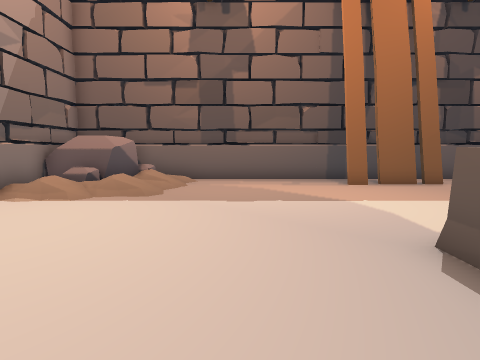
view 1 (above)

23 first-person views from a walk through a 3-D level made in the Unity game engine. The camera is 1.3 m above the floor, tilts 6° down and sees 75° across. The floor is counted in squares, 1 m on a side. Each view is taken from the middle of a square. On the plan, view 1 faces up. The plan holds only what a view shows up to about 14 squares ahead; the rest is blank. The place goes on beyond the plan. The player is left out.

view 2
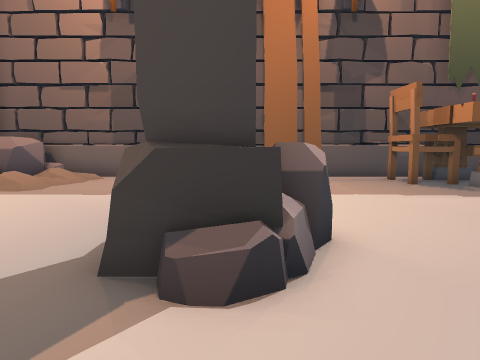

view 3
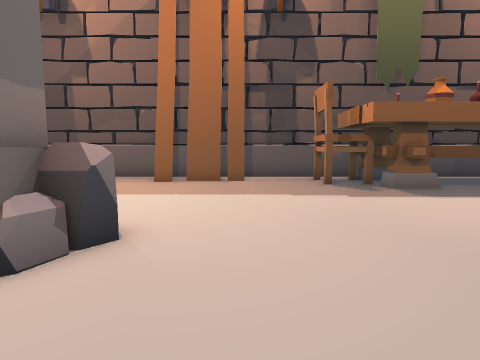

view 4
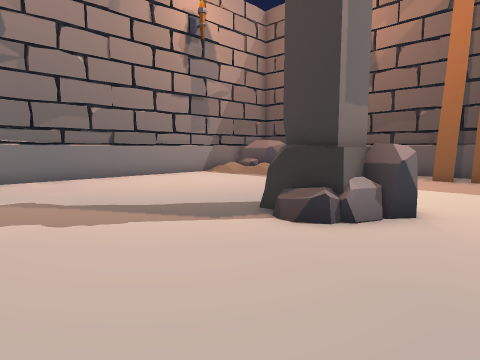

view 5
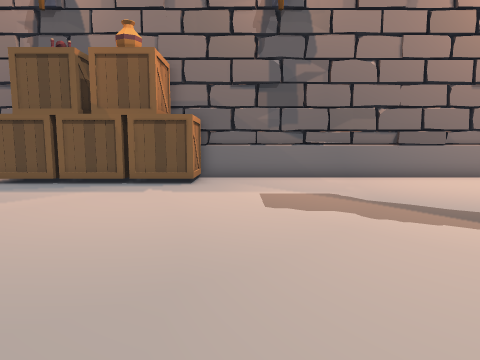

view 6
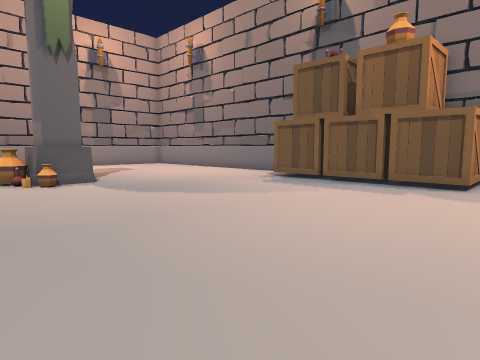

view 7
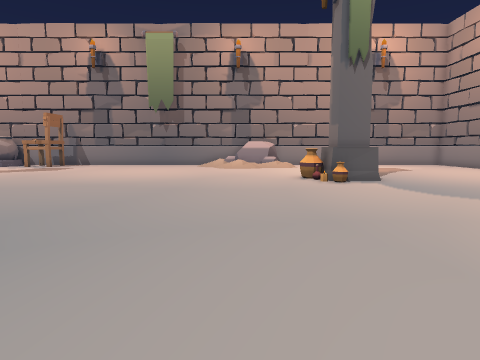

view 8
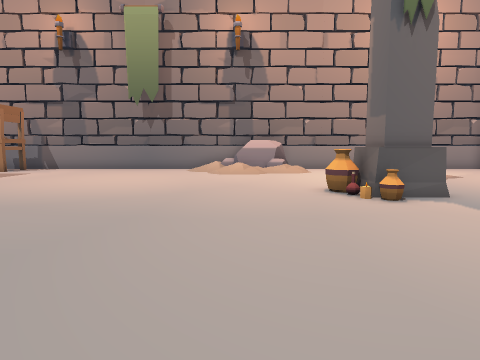

view 9
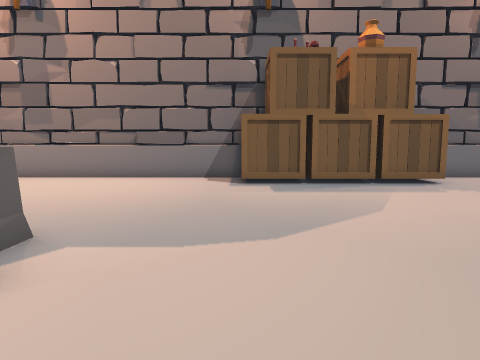

view 10
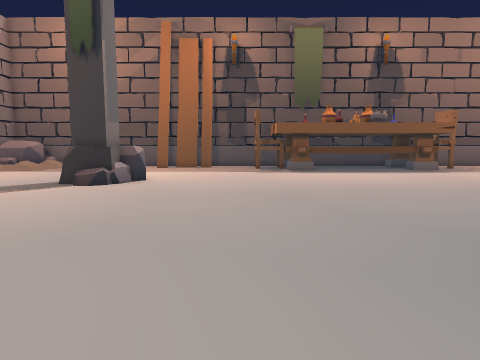

view 11
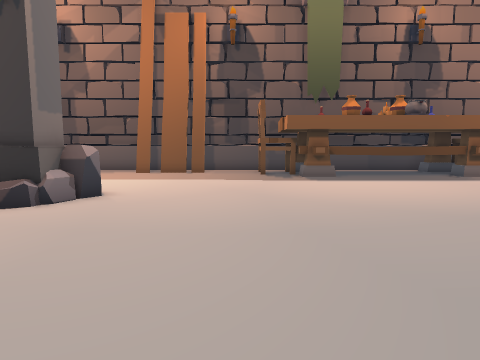

view 12
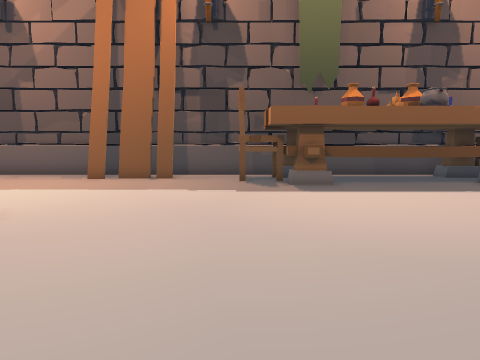

view 13
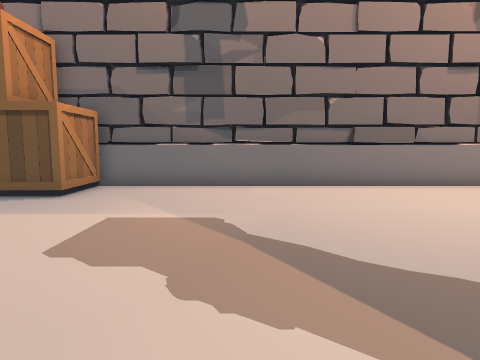

view 14
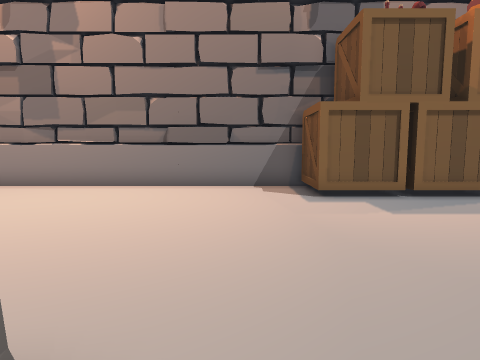

view 15
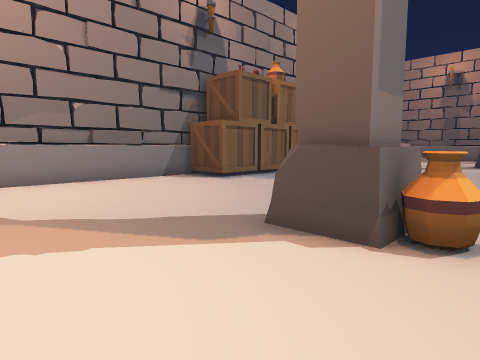

view 16
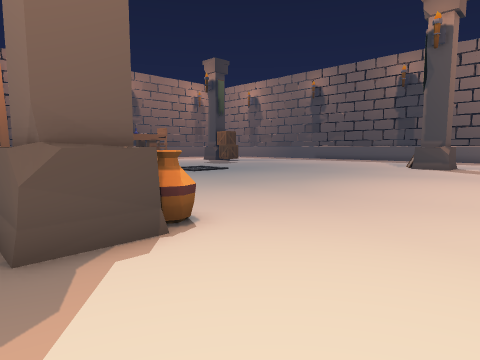

view 17
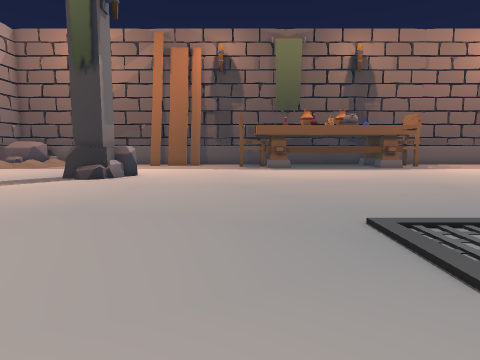

view 18
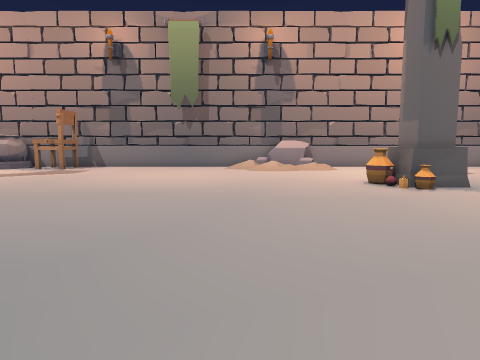

view 19
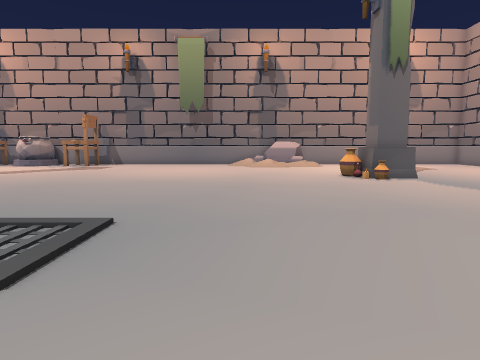

view 20
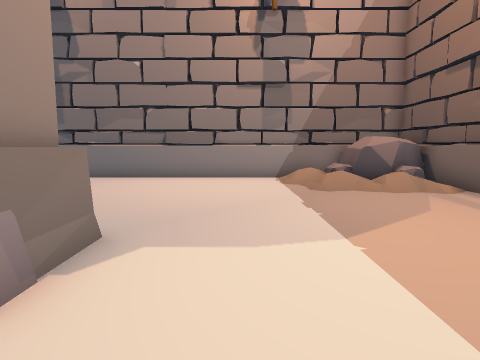

view 21
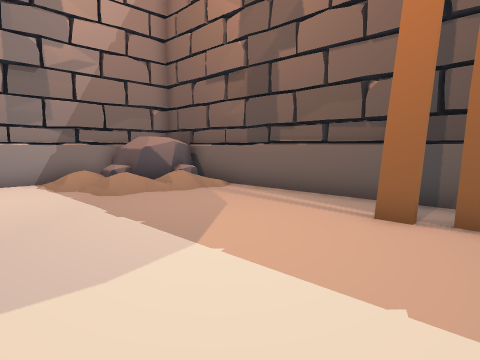

view 22
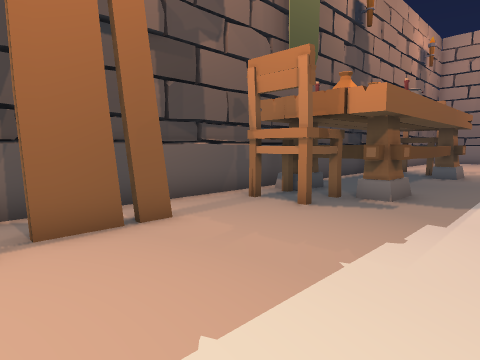

view 23
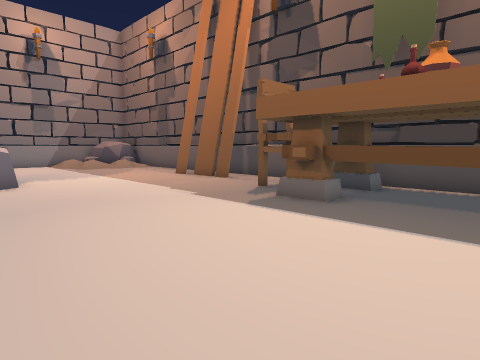

### Floor plan
Key: @ floor where view 1 was taken; # wall or solid block; x gap in a wall; . floor; / step, stairs or slope; R rock; C chair; T thing the floor can be seen under or through; B box; O other object.
Columns run from 7 left of view 1 to 17 right of it. Each row starts with its distance up from view 1.
 13 ####################
 12 #  R /...........CC##
 11 #RRR /.....#xx#..CC####
 10 #RR  ............CC##...#
  9 #/   ..............#TTTT.
  8 #/ /.....................
  7 #........................
  6 #........................
  5 #........................
  4 #.........##R............
  3 #.........##R............
  2 #.........#R.............
  1 #........................
  0 #......@.................
 -1 #........................
 -2 #........................
 -3 #.......................
 -4 #.......................
 -5 #......................
 -6 #B B..................
 -7    B.................
 -8  BBB..................
 -9    B...................
-10   BB....................
-11   BB....................
-12    B.....................
-13 #BBB.....................
-14 #........................
-15 #........................
-16 #.........#O.............
-17 #.........##O............
-18 #.........##O............
-19 #........................
-20 #........................
-21 #........................
-22 #..      .....

Where each view was taken, in squares from view 1:
view 1: 0 up, 0 right, facing up
view 2: 1 down, 4 right, facing up
view 3: 1 down, 7 right, facing up
view 4: 3 down, 7 right, facing up-left
view 5: 4 down, 7 right, facing left
view 6: 4 down, 7 right, facing down-left
view 7: 4 down, 8 right, facing down
view 8: 8 down, 8 right, facing down
view 9: 13 down, 7 right, facing left
view 10: 9 down, 9 right, facing up
view 11: 5 down, 9 right, facing up
view 12: 2 down, 10 right, facing up
view 13: 1 down, 4 right, facing left
view 14: 15 down, 4 right, facing left
view 15: 22 down, 6 right, facing up-left
view 16: 22 down, 2 right, facing up-right
view 17: 11 down, 10 right, facing up
view 18: 6 down, 10 right, facing down
view 19: 3 down, 10 right, facing down
view 20: 6 up, 7 right, facing left
view 21: 5 up, 6 right, facing up-left
view 22: 6 up, 4 right, facing up-right
view 23: 2 up, 17 right, facing up-left
